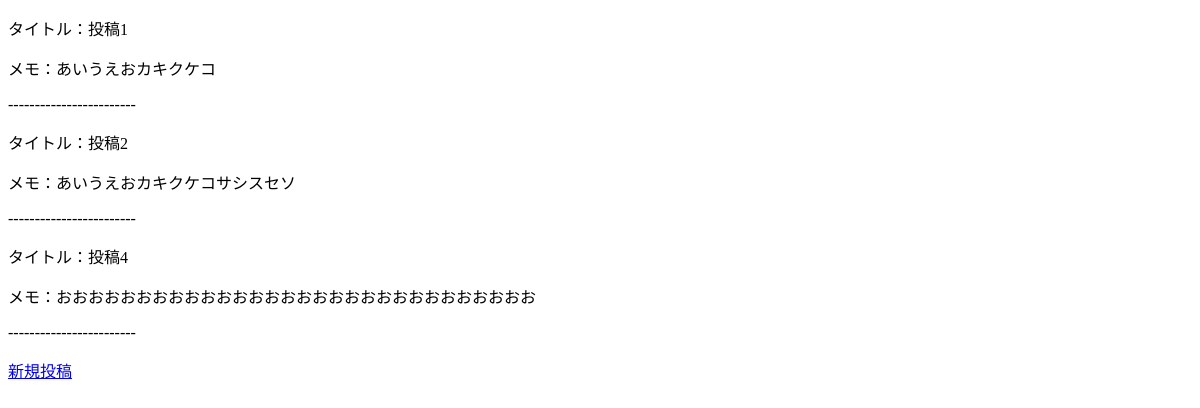
The app's page /, older data.
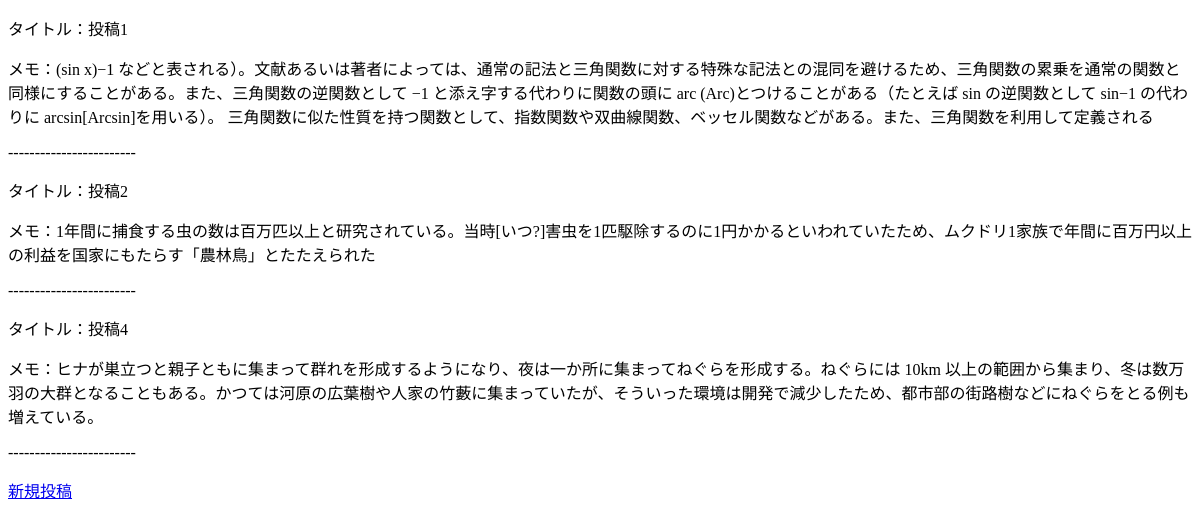
The same page, newer data.
### websites/models.py (models this page shows, shortened)
class PostModel(models.Model):
    title = models.CharField(max_length= 50)
    memo = models.TextField()

### websites/views.py (the view)
# urls.py: path('', ListClass.as_view(), name='list'),
class ListClass(ListView) :
    template_name = 'list.html'
    model = PostModel

### templates/list.html
<!DOCTYPE html>
<div class="container">
    {% for post in object_list %}
    <div class="post">
        <p>タイトル：{{ post.title }}</p>
        <p>メモ：{{ post.memo }}</p>
        <p>------------------------</p>
    </div>
    {% endfor %}
    <div class="form">
        <a href="{% url 'form' %}">新規投稿</a>
    </div>
</div>

Row changes from the older to the newer data that the page shows:
changed PostModel "投稿1": memo "あいうえおカキクケコ" → "(sin x)−1 などと表される）。文献あるいは著者によっては、通常の記法と三角関数に対する特殊な記法との混同を避けるため、三角関数の累乗を通常の関数と同様にすることがある。また、三角関数の逆関数として −1 と添え字する代わりに関数の頭に arc (Arc)とつけることがある（たとえば sin の逆関数として sin−1 の代わりに arcsin[Arcsin]を用いる）。 三角関数に似た性質を持つ関数として、指数関数や双曲線関数、ベッセル関数などがある。また、三角関数を利用して定義される"
changed PostModel "投稿2": memo "あいうえおカキクケコサシスセソ" → "1年間に捕食する虫の数は百万匹以上と研究されている。当時[いつ?]害虫を1匹駆除するのに1円かかるといわれていたため、ムクドリ1家族で年間に百万円以上の利益を国家にもたらす「農林鳥」とたたえられた"
changed PostModel "投稿4": memo "おおおおおおおおおおおおおおおおおおおおおおおおおおおおおお" → "ヒナが巣立つと親子ともに集まって群れを形成するようになり、夜は一か所に集まってねぐらを形成する。ねぐらには 10km 以上の範囲から集まり、冬は数万羽の大群となることもある。かつては河原の広葉樹や人家の竹藪に集まっていたが、そういった環境は開発で減少したため、都市部の街路樹などにねぐらをとる例も増えている。"
